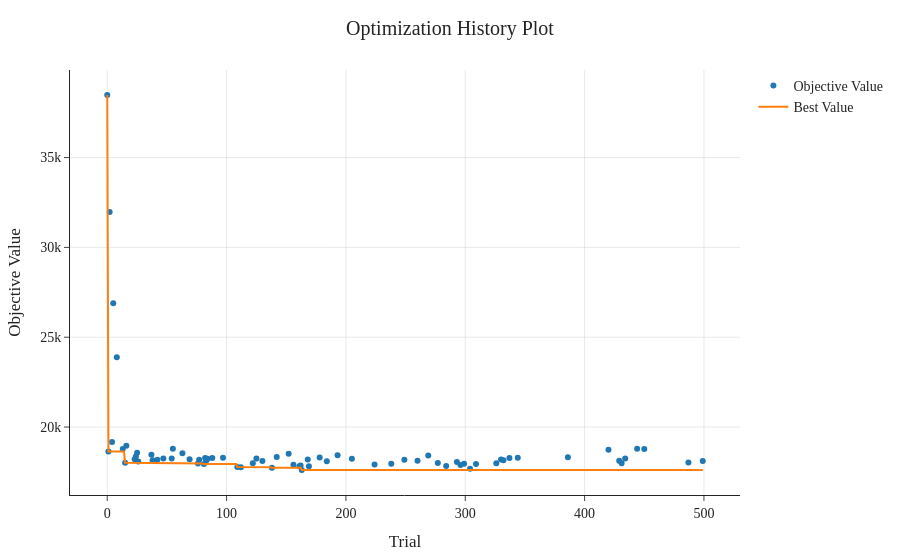

Here is the notebook cell this chart was saved with:
### Markdown cell above
## Optimization History

### Code cell
if study is not None:
    fig_hist = plot_optimization_history(study)
    fig_hist.add_hline(y=study.best_value, line_dash="dash", line_color="black")
    fig_hist = apply_latex_style(fig_hist)
    fig_hist.update_layout(
        xaxis_title="Trial",
        yaxis_title="Objective Value",
    )
    generated_figures.append(("01_optimization_history", fig_hist))
    fig_hist.show()
else:
    hpo_rows["min_distance"] = pd.to_numeric(hpo_rows["min_distance"], errors="coerce")
    fig_hist = px.line(
        hpo_rows,
        x="eval_index",
        y="min_distance",
        color="stage",
        markers=True,
        title="Sequential Tuning History",
    )
    fig_hist = apply_latex_style(fig_hist)
    fig_hist.update_layout(xaxis_title="Evaluation", yaxis_title="Minimum Distance")
    generated_figures.append(("01_sequential_tuning_history", fig_hist))
    fig_hist.show()

### Figure 1 — Plotly figure (JSON) as saved in the notebook; plotly's stock layout.template omitted (floating-point values rounded to 4 significant figures; data arrays with more than 128 entries replaced by an {"elided": "..."} marker saying what was removed)
{"data": [{"mode": "markers", "name": "Objective Value", "type": "scatter", "x": [0, 1, 2, 4, 5, 8, 13, 15, 16, 23, 24, 25, 26, 37, 38, 42, 47, 54, 55, 63, 69, 76, 77, 81, 82, 83, 84, 88, 97, 109, 112, 122, 125, 130, 138, 142, 152, 156, 161, 162, 163, 168, 169, 178, 184, 193, 205, 224, 238, 249, 260, 269, 277, 284, 293, 296, 299, 304, 309, 326, 330, 332, 337, 344, 386, 420, 429, 431, 434, 444, 450, 487, 499], "y": [38483, 18646, 31971, 19170, 26887, 23885, 18784, 18007, 18957, 18208, 18357, 18565, 18089, 18453, 18157, 18184, 18257, 18253, 18795, 18538, 18206, 17969, 18183, 17940, 18276, 18136, 18230, 18276, 18293, 17781, 17758, 17980, 18245, 18111, 17732, 18336, 18509, 17896, 17815, 17867, 17610, 18192, 17815, 18311, 18095, 18426, 18230, 17913, 17956, 18178, 18126, 18423, 18005, 17826, 18058, 17882, 17953, 17686, 17943, 17981, 18192, 18148, 18279, 18293, 18313, 18733, 18123, 17981, 18254, 18795, 18783, 18033, 18110]}, {"mode": "lines", "name": "Best Value", "type": "scatter", "x": {"elided": "500 int values"}, "y": {"elided": "500 int values"}}, {"marker": {"color": "#cccccc"}, "mode": "markers", "name": "Infeasible Trial", "showlegend": false, "type": "scatter", "x": [], "y": []}], "layout": {"font": {"family": "Computer Modern", "size": 14}, "legend": {"bgcolor": "rgba(255,255,255,0.8)", "borderwidth": 0}, "margin": {"b": 60, "l": 70, "r": 30, "t": 70}, "shapes": [{"line": {"color": "black", "dash": "dash"}, "type": "line", "x0": 0, "x1": 1, "xref": "x domain", "y0": 17610, "y1": 17610, "yref": "y"}], "title": {"text": "Optimization History Plot", "x": 0.5, "xanchor": "center"}, "xaxis": {"gridcolor": "lightgray", "gridwidth": 0.5, "showgrid": true, "title": {"text": "Trial"}, "zeroline": false}, "yaxis": {"gridcolor": "lightgray", "gridwidth": 0.5, "showgrid": true, "title": {"text": "Objective Value"}, "zeroline": false}}}
